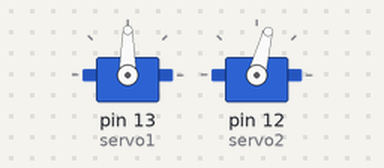
Simulated run of this sketch. Board: Arduino Uno, built with avr-gcc and run on an emulated ATmega328P. On the bench: 2 × servo.

Above: at 0.05 s.
At 5.1 s:
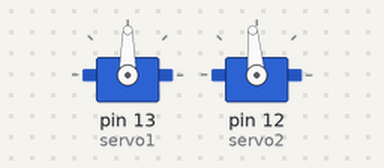
Timing chart, 0 to 6.6 s (numbered marks = the images above):
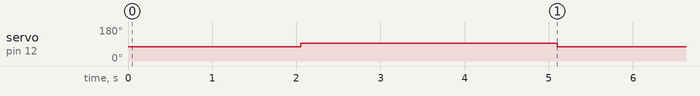

Measured:
- by itself, servo on pin 12 (servo2): alternates 95° for 3.1 s and 75° for 2.1 s

The sketch:

pruebaServoContinuo2.ino
```cpp
#include <Servo.h>  // Incluir la librería Servo
Servo servo1;       // Crear un objeto tipo Servo llamado servo1
Servo servo2;

void setup() {
  servo1.attach(13);  // Conectar servo1 al pin 9
  servo2.attach(12);
}

void loop() {
  // servo1.write(70); // gira despacio en sentido antihorario
  // //servo2.write(70);
  // delay(3000);
  // servo1.write(0); // se para
  // //servo2.write(90);
  // delay(3000);
  // servo1.write(110); // gira despacio en sentido horario
  // //servo2.write(110);
  // delay(3000);
  servo2.attach(12);
  //servo2.write(90);
  servo2.write(75); // gira despacio en sentido antihorario
  delay(50);

  servo2.detach(); // se para
  delay(2000);
  servo2.attach(12);
  //servo2.write(90);

  servo2.write(95); // gira despacio en sentido horario
  //servo2.write(110);
  delay(50);
  servo2.detach(); // se para
  delay(3000);
}
```
